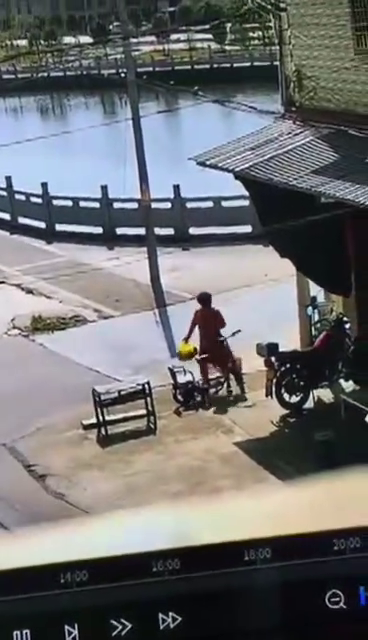
#> input picture frame 62 of fft2基本原理/video/bike.mp4, 368 x 640 px
$ python 'fft2基本原理.py'
#> lines starting #> are read from the running program, lines starting #| are printed output that depends on the picture
import cv2
import numpy as np
from matplotlib import pyplot as plt

# 0.读取视频文件
cap = cv2.VideoCapture('./video/bike.mp4')

# 循环播放视频文件，同时显示原视频及其对应的灰度图
while cap.isOpened():
    # 逐帧读取视频，ret 为布尔值，表示是否成功读取帧，frame 为当前帧的图像数据
    ret, frame = cap.read()
#> frame is the input picture: shape (640, 368, 3); mean B, G, R 112.9, 111.7, 111.1
    if not ret:
        print("没有内容，退出啦 :) ")
        break

    # 1 使用 cv2.cvtColor() 将当前帧的彩色图像转换为灰度图
    gray = cv2.cvtColor(frame, cv2.COLOR_BGR2GRAY)
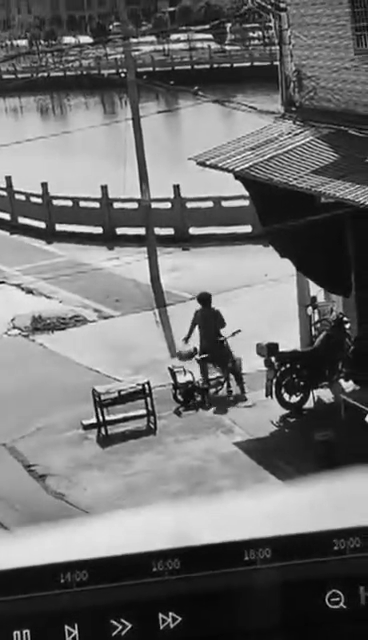
#> gray: shape (640, 368); min 0, max 255, mean 111.6

    # 2 获得傅里叶系数
    fCoef = np.fft.fft2(gray)

    #print(fCoef)
    #break          #获取一帧测试 ：成功

    # 3 放大傅里叶系数，获得幅度谱(振幅谱）
    mag_spec = 20 * np.log(np.abs(fCoef)+1)   # 另一种常见写法: mag_spec = np.log(np.abs(fCoef))
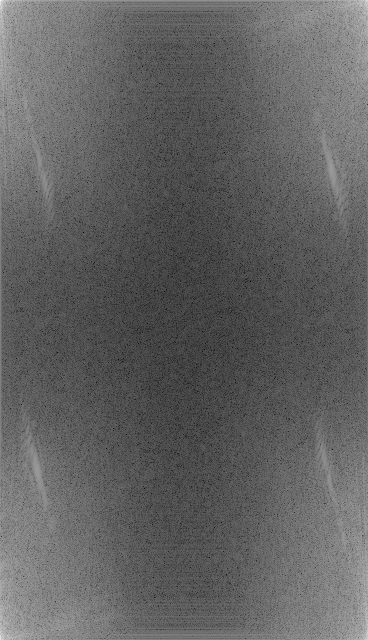
#> mag_spec: shape (640, 368) float64; min 27.34, max 341.7, mean 148.5; drawn with min black and max white

    #print(mag_spec)
    #break              #获取一帧测试 ：成功

    #  通过逆傅里叶变换还原图像
    #img_rc = np.fft.ifft2(fCoef)

    # 4 将振幅谱转换为灰度图像
    mag_spec = cv2.cvtColor(np.uint8(mag_spec), cv2.COLOR_GRAY2BGR)
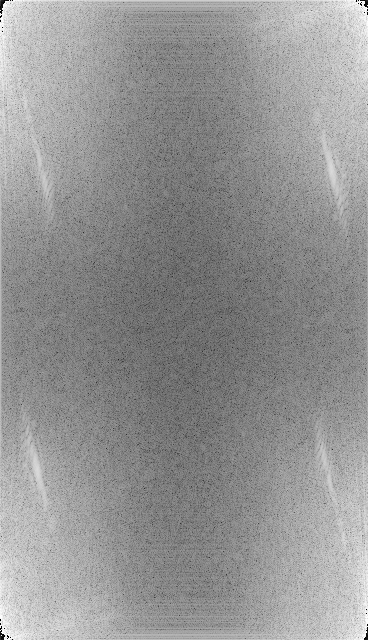
#> mag_spec: shape (640, 368, 3); min 0, max 255, mean 147.8


    # 5 将低频部分移至中心
    fCoef_shifted = np.fft.fftshift(fCoef)

    # 6 经过fftshift后的振幅谱
    mag_spec_shift = 20 * np.log(np.abs(fCoef_shifted)+1)
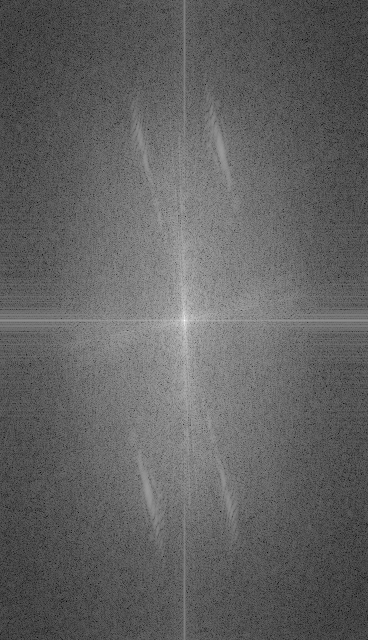
#> mag_spec_shift: shape (640, 368) float64; min 27.34, max 341.7, mean 148.5; drawn with min black and max white

    # 7 将fft.fftshift振幅谱转换为灰度图像
    mag_spec_shift = cv2.cvtColor(np.uint8(mag_spec_shift), cv2.COLOR_GRAY2BGR)
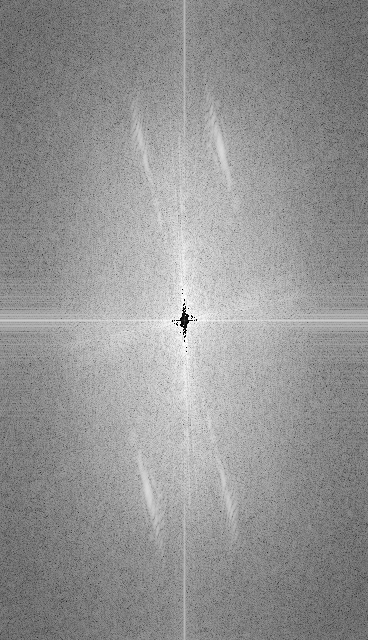
#> mag_spec_shift: shape (640, 368, 3); min 0, max 255, mean 147.8

    # 将原视频和振幅谱拼接在一起
    #frame = np.hstack((frame, mag_spec))

    # 8 在名为 "gray" 的窗口中显示灰度图像
    cv2.imshow('mg_spc', mag_spec)

    # 9 在名为 "gray" 的窗口中显示灰度图像
    cv2.imshow('frame', gray)

    # 10 在名为 "mag_spec_shift" 的窗口中显示灰度图像
    cv2.imshow('mag_spec_shift', mag_spec_shift)


    # 每隔 1ms 检查一次用户输入，如果按下 'q' 键，退出循环
    if cv2.waitKey(24) == ord('q'):      # 改为24ms,如果是1ms，则播放速度过快。
#> (key q is pressed here)
        break

# 释放视频捕捉资源
cap.release()
# 关闭所有的 GUI 窗口
cv2.destroyAllWindows()

$ run again, starting later in the video
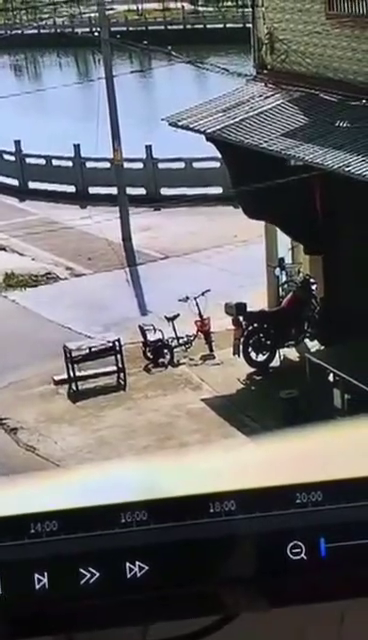
#> input picture frame 280 of fft2基本原理/video/bike.mp4, 368 x 640 px
#> frame is the input picture: shape (640, 368, 3); mean B, G, R 106.7, 104.2, 104.4
#> `mag_spec = cv2.cvtColor(np.uint8(mag_spec), cv2.COLOR_GRAY2BGR)`:
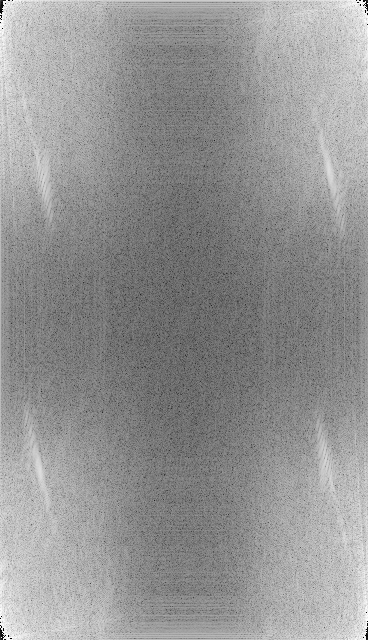
#> mag_spec: shape (640, 368, 3); min 0, max 255, mean 147.8
#> `mag_spec_shift = cv2.cvtColor(np.uint8(mag_spec_shift), cv2.COLOR_GRAY..`:
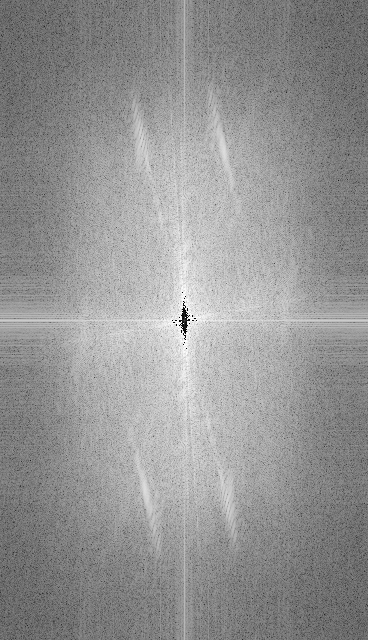
#> mag_spec_shift: shape (640, 368, 3); min 0, max 255, mean 147.8

$ run again, starting later in the video
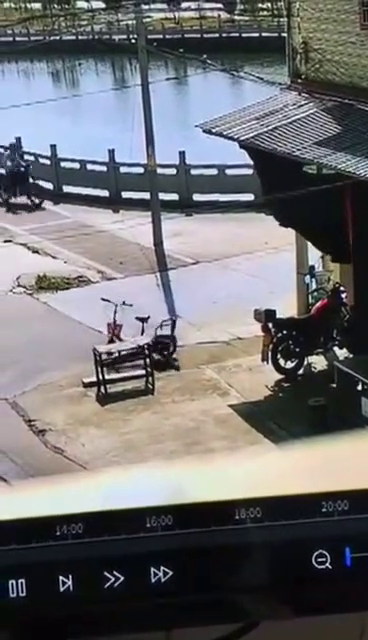
#> input picture frame 498 of fft2基本原理/video/bike.mp4, 368 x 640 px
#> frame is the input picture: shape (640, 368, 3); mean B, G, R 113.9, 111.3, 111.6
#> `mag_spec = cv2.cvtColor(np.uint8(mag_spec), cv2.COLOR_GRAY2BGR)`:
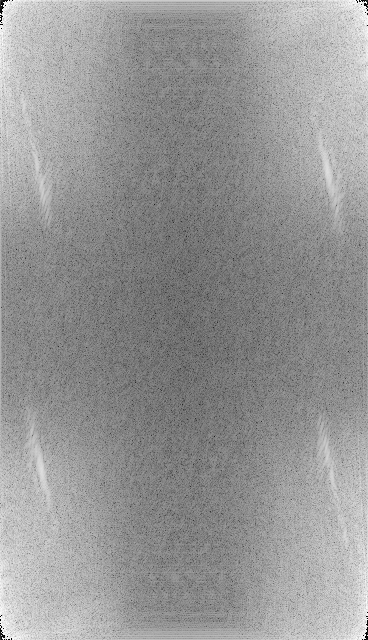
#> mag_spec: shape (640, 368, 3); min 0, max 255, mean 149.9
#> `mag_spec_shift = cv2.cvtColor(np.uint8(mag_spec_shift), cv2.COLOR_GRAY..`:
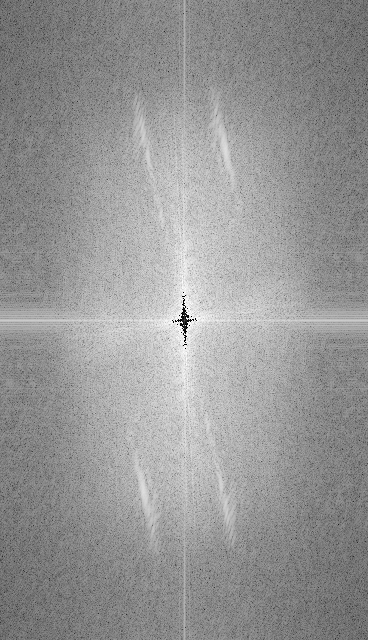
#> mag_spec_shift: shape (640, 368, 3); min 0, max 255, mean 149.9
